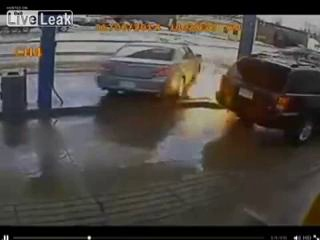
#> input picture training_data/Accident/112.jpg, 320 x 240 px; its folder holds only this picture in this run
$ python prepare_accident_dataset.py   (older library calls are emulated)
#> lines starting #> are read from the running program, lines starting #| are printed output that depends on the picture
import argparse
import csv
import shutil
from dataclasses import dataclass
from pathlib import Path

import cv2
import numpy as np


ROOT = Path(__file__).resolve().parents[1]
TRAINING_DATA_ROOT = ROOT / "training_data"
RAW_ACCIDENT_DIR = TRAINING_DATA_ROOT / "Accident"
RAW_NON_ACCIDENT_DIR = TRAINING_DATA_ROOT / "NonAccident"
CURATED_ROOT = ROOT / "datasets" / "accident_curated"
VALIDATION_SPLIT = 0.2
DEFAULT_MAX_PER_CLASS = 1400
MIN_DIMENSION = 96
MIN_LAPLACIAN = 18.0
MAX_BRIGHTNESS = 248.0
MIN_BRIGHTNESS = 12.0
PHASH_SIZE = 8
HARD_NEGATIVE_PATTERNS = [
    "street",
    "road",
    "traffic",
    "camera",
    "cctv",
    "parking",
    "parked",
    "vehicle",
    "car",
    "crossing",
    "junction",
]


@dataclass
class ImageMetrics:
    path: Path
    width: int
    height: int
    brightness: float
    blur: float
    edge_density: float
    saturation: float
    phash: str


def main() -> None:
    parser = argparse.ArgumentParser(description="Prepare a cleaner accident/non-accident dataset.")
    parser.add_argument("--max-per-class", type=int, default=DEFAULT_MAX_PER_CLASS)
    parser.add_argument("--val-split", type=float, default=VALIDATION_SPLIT)
    parser.add_argument("--output", type=Path, default=CURATED_ROOT)
    args = parser.parse_args()

    output_root = args.output
    if output_root.exists():
        shutil.rmtree(output_root)
    output_root.mkdir(parents=True, exist_ok=True)

    report_rows: list[dict[str, str | float | int]] = []

    accident_images = curate_class(
        RAW_ACCIDENT_DIR,
        class_name="Accident",
        max_per_class=args.max_per_class,
        prioritize_hard_negatives=False,
        report_rows=report_rows,
    )
    non_accident_images = curate_class(
        RAW_NON_ACCIDENT_DIR,
        class_name="NonAccident",
        max_per_class=args.max_per_class,
        prioritize_hard_negatives=True,
        report_rows=report_rows,
    )

    write_split(accident_images, output_root, "Accident", args.val_split)
    write_split(non_accident_images, output_root, "NonAccident", args.val_split)
    write_report(output_root / "curation_report.csv", report_rows)

    print(f"Curated dataset saved to: {output_root}")
    print(f"Accident kept: {len(accident_images)}")
    print(f"NonAccident kept: {len(non_accident_images)}")
    print(f"Report: {output_root / 'curation_report.csv'}")


def curate_class(
    source_dir: Path,
    class_name: str,
    max_per_class: int,
    prioritize_hard_negatives: bool,
    report_rows: list[dict[str, str | float | int]],
) -> list[ImageMetrics]:
    image_paths = list_image_paths(source_dir)
    kept: list[ImageMetrics] = []
    seen_hashes: set[str] = set()

    for path in image_paths:
        metrics = inspect_image(path)
        if metrics is None:
            report_rows.append(make_report_row(path, class_name, "skipped", "unreadable"))
            continue

        skip_reason = quality_skip_reason(metrics)
        if skip_reason:
            report_rows.append(make_report_row(path, class_name, "skipped", skip_reason, metrics))
            continue

        if metrics.phash in seen_hashes:
            report_rows.append(make_report_row(path, class_name, "skipped", "duplicate", metrics))
            continue

        seen_hashes.add(metrics.phash)
        kept.append(metrics)
        report_rows.append(make_report_row(path, class_name, "kept", "ok", metrics))

    selected = select_balanced_subset(kept, max_per_class, prioritize_hard_negatives)
    selected_paths = {item.path for item in selected}
    for item in kept:
        if item.path not in selected_paths:
            report_rows.append(make_report_row(item.path, class_name, "skipped", "downsampled", item))

    return selected


def list_image_paths(source: Path) -> list[Path]:
    image_paths: list[Path] = []
    for pattern in ("*.jpg", "*.jpeg", "*.png", "*.webp"):
        image_paths.extend(source.rglob(pattern))
    return sorted(set(image_paths))


def inspect_image(path: Path) -> ImageMetrics | None:
    image = cv2.imread(str(path))
#> image is the input picture: shape (240, 320, 3); mean B, G, R 66.3, 70.8, 75.6
    if image is None:
        return None

    height, width = image.shape[:2]
#> height = 240; width = 320
    gray = cv2.cvtColor(image, cv2.COLOR_BGR2GRAY)
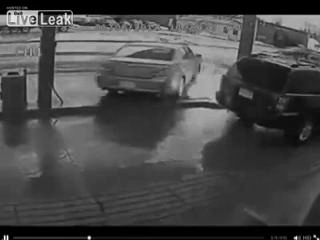
#> gray: shape (240, 320); min 0, max 255, mean 71.7
    hsv = cv2.cvtColor(image, cv2.COLOR_BGR2HSV)
#> hsv: shape (240, 320, 3); mean H, S, V 48, 53.7, 78.1
    blur = float(cv2.Laplacian(gray, cv2.CV_64F).var())
#> blur = 547.2
    brightness = float(np.mean(gray))
#> brightness = 71.72
    edges = cv2.Canny(gray, 50, 150)
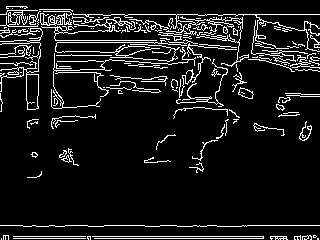
#> edges: shape (240, 320); 9.7% white in thin lines or dots
    edge_density = float(np.mean(edges > 0))
#> edge_density = 0.0974
    saturation = float(np.mean(hsv[:, :, 1]) / 255.0)
#> saturation = 0.21

    return ImageMetrics(
        path=path,
        width=width,
        height=height,
        brightness=brightness,
        blur=blur,
        edge_density=edge_density,
        saturation=saturation,
        phash=compute_phash(gray),
    )


def quality_skip_reason(metrics: ImageMetrics) -> str | None:
    if metrics.width < MIN_DIMENSION or metrics.height < MIN_DIMENSION:
        return "too_small"
    if metrics.blur < MIN_LAPLACIAN:
        return "too_blurry"
    if metrics.brightness <= MIN_BRIGHTNESS:
        return "too_dark"
    if metrics.brightness >= MAX_BRIGHTNESS:
        return "too_bright"
    return None


def compute_phash(gray: np.ndarray) -> str:
    resized = cv2.resize(gray, (32, 32)).astype(np.float32)
    dct = cv2.dct(resized)
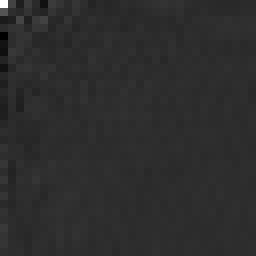
#> dct: shape (32, 32) float32 (shown 8 times larger); min -489.3, max 2263, mean 1.6; drawn with min black and max white
    low_freq = dct[:PHASH_SIZE, :PHASH_SIZE]
    median_value = np.median(low_freq[1:, 1:])
#> median_value = -3.36
    bits = (low_freq > median_value).astype(np.uint8).flatten()
#> bits = 64 values, max 1 at index 0, min 0 at index 2, mean 0.469
    return "".join(str(int(bit)) for bit in bits)


def select_balanced_subset(
    items: list[ImageMetrics],
    max_per_class: int,
    prioritize_hard_negatives: bool,
) -> list[ImageMetrics]:
#> in curate_class, `selected = select_balanced_subset(kept, max_per_class, prioritize_hard..`: selected = 1 item
#> the loop in curate_class, `for item in kept:` made 1 pass
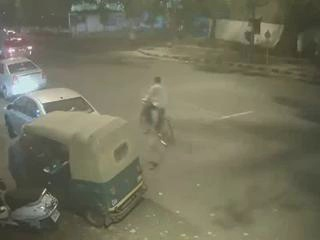
#> input picture training_data/NonAccident/10130.jpg, 320 x 240 px
#> in inspect_image, image is the input picture: shape (240, 320, 3); mean B, G, R 92.5, 113.5, 114.5
#> in inspect_image (call 2), `gray = cv2.cvtColor(image, cv2.COLOR_BGR2GRAY)`:
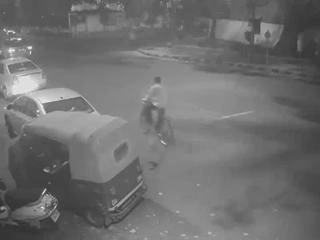
#> gray: shape (240, 320); min 43, max 245, mean 111.4
#> in inspect_image (call 2), `hsv = cv2.cvtColor(image, cv2.COLOR_BGR2HSV)`: hsv: shape (240, 320, 3); mean H, S, V 32.8, 53.8, 116.1
#> in inspect_image (call 2), `blur = float(cv2.Laplacian(gray, cv2.CV_64F).var())`: blur = 142.9
#> in inspect_image (call 2), `brightness = float(np.mean(gray))`: brightness = 111.4
#> in inspect_image (call 2), `edges = cv2.Canny(gray, 50, 150)`:
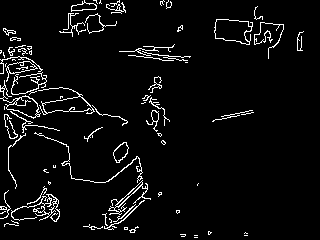
#> edges: shape (240, 320); 5% white in thin lines or dots
#> in inspect_image (call 2), `edge_density = float(np.mean(edges > 0))`: edge_density = 0.0498
#> in inspect_image (call 2), `saturation = float(np.mean(hsv[:, :, 1]) / 255.0)`: saturation = 0.211
#> in compute_phash (call 2), `dct = cv2.dct(resized)`:
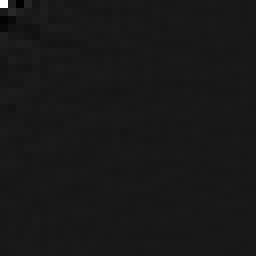
#> dct: shape (32, 32) float32 (shown 8 times larger); min -376.9, max 3562.7, mean 3; drawn with min black and max white
#> in compute_phash (call 2), `median_value = np.median(low_freq[1:, 1:])`: median_value = -5.14
#> in compute_phash (call 2), `bits = (low_freq > median_value).astype(np.uint8).flatten()`: bits = 64 values, max 1 at index 0, min 0 at index 2, mean 0.516
#> the loop in curate_class (call 2), `for item in kept:` made 1 pass
#> in main, `non_accident_images = curate_class( RAW_NON_ACCIDENT_DIR, class_name="..`: non_accident_images = 1 item
    if len(items) <= max_per_class:
        return items

    if not prioritize_hard_negatives:
        return evenly_sample(items, max_per_class)

    preferred = [item for item in items if any(token in item.path.name.lower() for token in HARD_NEGATIVE_PATTERNS)]
    remainder = [item for item in items if item not in preferred]

    if len(preferred) >= max_per_class:
        return evenly_sample(preferred, max_per_class)

    chosen = list(preferred)
    needed = max_per_class - len(chosen)
    chosen.extend(evenly_sample(remainder, needed))
    return chosen


def evenly_sample(items: list[ImageMetrics], count: int) -> list[ImageMetrics]:
    if len(items) <= count:
        return items
    indices = np.linspace(0, len(items) - 1, count, dtype=int)
    return [items[index] for index in indices]


def write_split(items: list[ImageMetrics], output_root: Path, class_name: str, val_split: float) -> None:
#> called with class_name = 'Accident', val_split = 0.2
    split_index = max(1, int(len(items) * (1.0 - val_split)))
#> split_index = 1
    if split_index >= len(items):
        split_index = len(items) - 1
#> split_index = 0

    train_items = items[:split_index]
#> train_items = []
    val_items = items[split_index:]
#> val_items = 1 item
    if not val_items:
        val_items = items[-1:]
        train_items = items[:-1]

    copy_items(train_items, output_root / "train" / class_name)
    copy_items(val_items, output_root / "val" / class_name)


def copy_items(items: list[ImageMetrics], destination: Path) -> None:
    destination.mkdir(parents=True, exist_ok=True)
    for item in items:
        shutil.copy2(item.path, destination / item.path.name)
#> this loop made 0 passes


def make_report_row(
    path: Path,
    class_name: str,
    status: str,
    reason: str,
    metrics: ImageMetrics | None = None,
) -> dict[str, str | float | int]:
    row: dict[str, str | float | int] = {
        "class": class_name,
        "filename": path.name,
        "status": status,
        "reason": reason,
    }
    if metrics is not None:
        row.update(
            {
                "width": metrics.width,
                "height": metrics.height,
                "brightness": round(metrics.brightness, 2),
                "blur": round(metrics.blur, 2),
                "edge_density": round(metrics.edge_density, 4),
                "saturation": round(metrics.saturation, 4),
            }
        )
    return row


def write_report(path: Path, rows: list[dict[str, str | float | int]]) -> None:
    if not rows:
        return
    fieldnames = sorted({key for row in rows for key in row.keys()})
    with path.open("w", newline="", encoding="utf-8") as handle:
        writer = csv.DictWriter(handle, fieldnames=fieldnames)
        writer.writeheader()
        writer.writerows(rows)


if __name__ == "__main__":
    main()
#> the loop in copy_items (call 2), `for item in items:` made 1 pass
#| Accident kept: 1
#| NonAccident kept: 1
